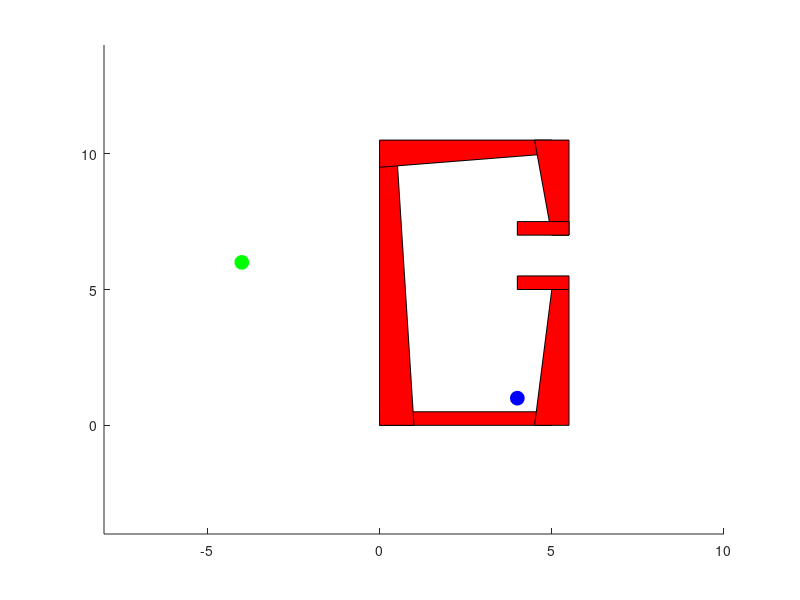

MATLAB code for this plot: (Note: this script raises an error after producing the figure.)
%% Code setup (Do not modify, but please read) %%%%%%%%%%%%%%%%%%%%%%%%%%%%%%%%%%%%%%%%%%%%%
% Obstacles. Each obstacle is a cell in Obs. An obstacle is
% represented as a convex hull of a number of points. These points are
% stored in the cells of Obs.
% First row is x, second is y (position of vertices)
w = 0.5;
Obs{1} = [0 0;5 0;5 w;0 w]';
Obs{2} = [0 0;2*w 0;w 10;0 10]';
Obs{3} = [0 10-w;5 10;5 10+w;0 10+w]';
Obs{4} = [5-w 0;5+w 0;5+w 5;5 5]';
Obs{5} = [5-w 10+w;5+w 10+w;5+w 7;5 7]';
Obs{6} = [4 5;5+w 5;5+w 5+w;4 5+w]';
Obs{7} = [4 7;5+w 7;5+w 7+w;4 7+w]';

% Bounds on world
world_bounds_x = [-8,10];
world_bounds_y = [-4,14];


% Draw obstacles
figure(1); clf; hold on;
axis([world_bounds_x world_bounds_y]);

for k = 1:length(Obs)
    patch(Obs{k}(1,:),Obs{k}(2,:),'r');
end

% Start and goal positions
xy_start = [4;1]; plot(xy_start(1),xy_start(2),'bo','MarkerFaceColor','b','MarkerSize',10);
xy_goal = [-4;6]; plot(xy_goal(1),xy_goal(2),'go','MarkerFaceColor','g','MarkerSize',10);

% Initialize RRT. The RRT will be represented as a 2 x N list of points. So
% each column represents a vertex of the tree.
rrt_verts = zeros(2,1000);
rrt_verts(:,1) = xy_start;
N = 1;
nearGoal = false; % This will be set to true if goal has been reached
minDistGoal = 0.25; % This is the convergence criterion. We will declare
                    % success when the tree reaches within 0.25 in distance
                    % from the goal. DO NOT MODIFY.

% Extension parameter
d = 0.5; % This controls how far the RRT extends in each step. DO NOT MODIFY.

% %%%%%%%%%%%%%%%%%%%%%%%%%%%%%%%%%%%%%%%%%%%%%%%%%%%%%%%%%%%%%%%%%%%%%%%%%%%%%%%%%%%%%%%%%%%%

% RRT algorithm
while ~nearGoal
   % Sample point
    rnd = rand(1);
    % With probability 0.05, sample the goal. This promotes movement to the
    % goal.
    if rnd < 0.05
        xy = xy_goal;
    else
        %% FILL ME IN
        % Sample (uniformly) from space (with probability 0.95). The space is defined
        % with the bounds world_bounds_x and world_bounds_y defined above.
        % So, the x coordinate should be sampled in the interval
        % world_bounds_x and the y coordinate from world_bounds_y.
        xy = [rand(1)*18-8;rand(1)*18-4]; % Should be a 2 x 1 vector
        %%%%%%%%%%%%%%%%%%%%%%%%%%%%%%%%%%%%%%%%%%%%%%%%%%%%%%%%%%%%%%%%%%%%%%%%%%%%%%%%%%%%%%%%
    end
    
    %% FILL ME IN %%%%%%%%%%%%%%%%%%%%%%%%%%%%%%%%%%%%%%%%%%%%%%%%%%%%%%%%%%%%%%%%%%%%%%
    % Check if sample is collision free
    collFree = isCollisionFree(Obs,xy); % Write this function. 
                                        % Your code from part (a) will be useful here.
    
    %%%%%%%%%%%%%%%%%%%%%%%%%%%%%%%%%%%%%%%%%%%%%%%%%%%%%%%%%%%%%%%%%%%%%%%%%%%%%%%%%%%%                                        
                                        
    % If it's not collision free, continue with loop
    if ~collFree
        continue;
    end
    
    %% FILL ME IN %%%%%%%%%%%%%%%%%%%%%%%%%%%%%%%%%%%%%%%%%%%%%%%%%%%%%%%%%%%%%%%%%%%%%%
    % If it is collision free, find closest point in existing tree. 
    % The points in the existing tree are rrt_verts(:,1:N)
    closest_vert = closestVertex(rrt_verts(:,1:N),xy); % Write this function
    
    % Extend tree towards xy from closest_vert. Use the extension parameter
    % d defined above as your step size. In other words, the Euclidean
    % distance between new_vert and closest_vert should be d (do not modify
    % d. It should be 0.5).
    new_vert_X=d*(xy(1)-closest_vert(1))/sqrt((xy(1)-closest_vert(1))^2+(xy(2)-closest_vert(2))^2);
    new_vert_Y=d*(xy(2)-closest_vert(2))/sqrt((xy(1)-closest_vert(1))^2+(xy(2)-closest_vert(2))^2);
    new_vert = [closest_vert(1)+new_vert_X;closest_vert(2)+new_vert_Y];
    
    % Check if new_vert is collision free
    collFree = isCollisionFree(Obs,new_vert); % Same function you wrote before.
    %%%%%%%%%%%%%%%%%%%%%%%%%%%%%%%%%%%%%%%%%%%%%%%%%%%%%%%%%%%%%%%%%%%%%%%%%%%%%%%%%%%%
    
    
    % If it is not collision free, continue with loop
     if ~collFree
        continue;
     end
     
    % Plot extension (Comment the next 3 lines out if you want your code to
    % run a bit quicker. The plotting is useful for debugging though.)
    figure(1)
    plot(new_vert(1),new_vert(2),'bo','MarkerFaceColor','b','MarkerSize',5);
    line([closest_vert(1),new_vert(1)],[closest_vert(2),new_vert(2)]);
    pause(0.01)
    
    %% DO NOT MODIFY THIS %%%%%%%%%%%%%%%%%%%%%%%%%%%%%%%%%%%%%%%%%%%%%%%%%%%%%%%%%%%%%%%
    % If it is collision free, add it to tree    
    N = N+1;
    if N > size(rrt_verts,2)
        rrt_verts = [rrt_verts zeros(size(rrt_verts))];
    end
    rrt_verts(:,N) = new_vert;
    
    % Check if we have reached the goal
    if norm(xy_goal-new_vert) < minDistGoal
        break;
    end
    
    %%%%%%%%%%%%%%%%%%%%%%%%%%%%%%%%%%%%%%%%%%%%%%%%%%%%%%%%%%%%%%%%%%%%%%%%%%%%%%%%%%%%%%
        
       
end

% Plot vertices in RRT
% plot(rrt_verts(1,:),rrt_verts(2,:),'bo','MarkerFaceColor','b','MarkerSize',5);

%% Submit rrt_verts_grade for grading %%%%
format long
rrt_verts_grade = rrt_verts(:,1:N)';
clipboard('copy',rrt_verts_grade);
%%%%%%%%%%%%%%%%%%%%%%%%%%%%%%%

